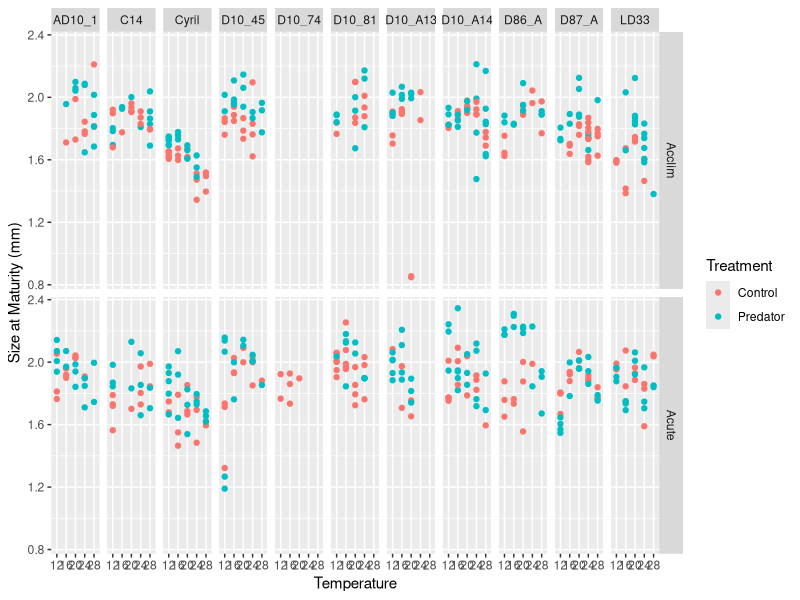
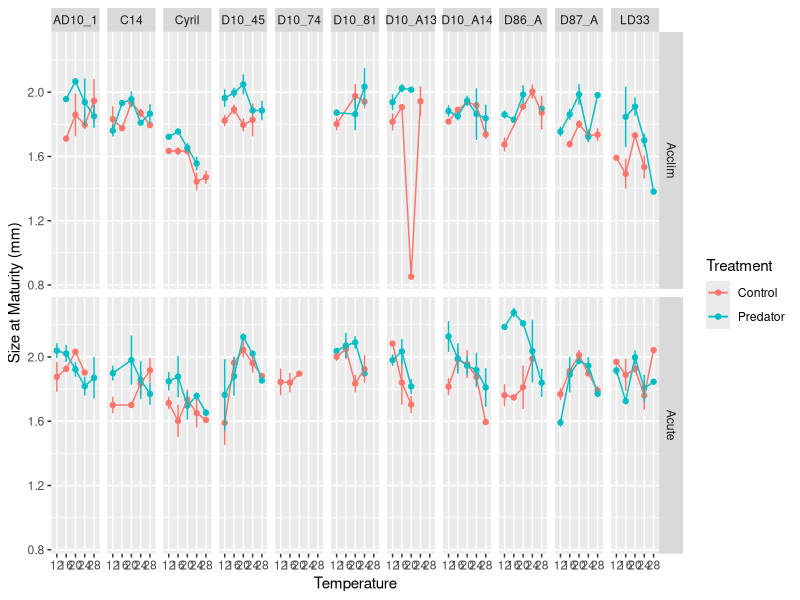
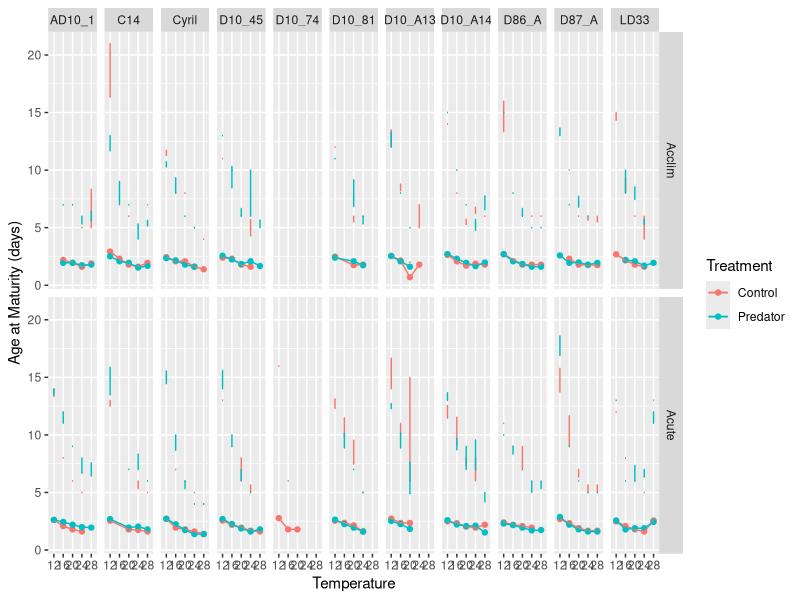
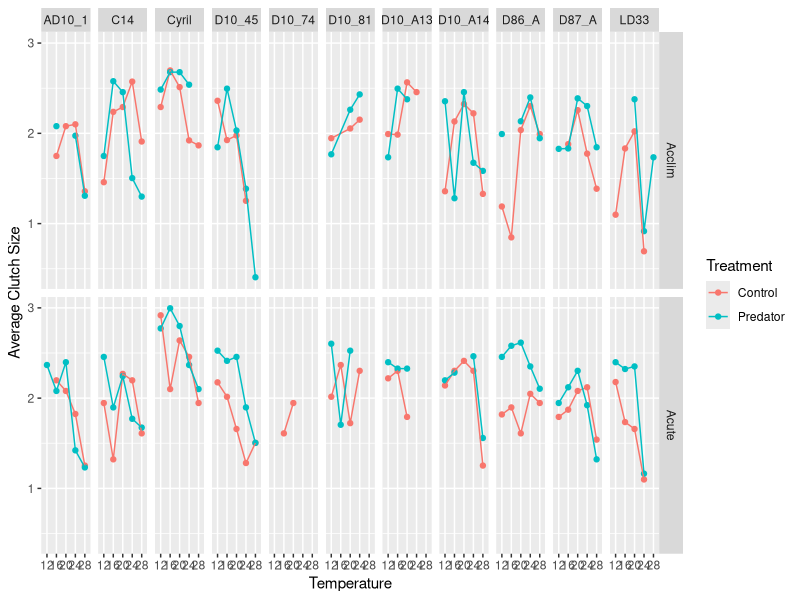
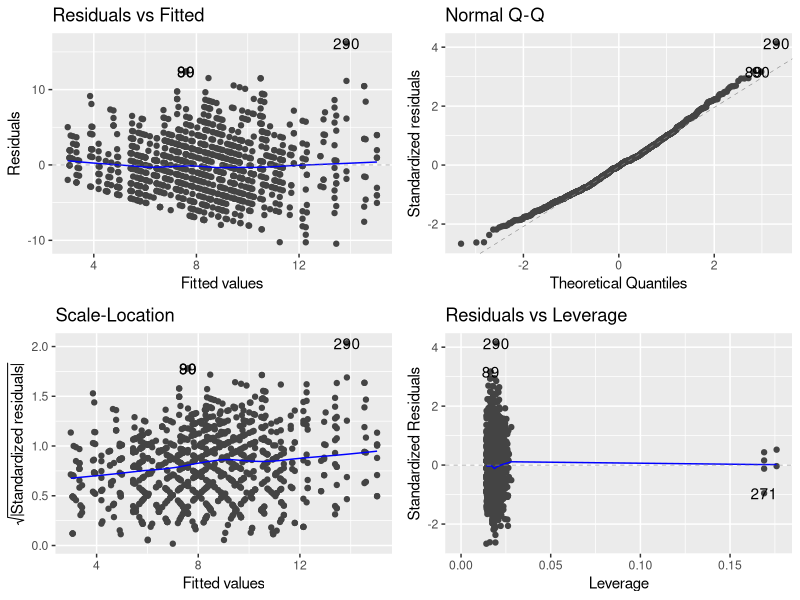

Generate these figures, in order, with R:
# Project data analyisis 07/07/18

# libraries we always use
library(tidyverse)
library(ggfortify) 
library(lme4)
library(car)

data <- read.csv("AllResults_16_07_18.csv")
data1 <- data %>% filter(!is.na(Stage))

data1$Stage

maturityData <- data1 %>% filter(Stage == "mt"|Stage == "Mature")
maturityData$Body = as.numeric(as.character(maturityData$Body))
maturityData$Age = as.numeric(as.character(maturityData$Age))
maturityData$Temperature <- factor(maturityData$Temperature)

head(maturityData)

# raw data
ggplot(maturityData, aes(x= Temperature, y=Body,
                             group = Treatment, colour = Treatment)) +
  geom_point() +
  facet_grid(Experiment ~ Clone) +
  ylab("Size at Maturity (mm)")

# size at maturity
maturityDataMean <- maturityData %>%
  group_by(Clone, Treatment, Temperature, Experiment) %>%
  summarise(meanBody = mean(Body, na.rm = TRUE),
            seBody = sd(Body, na.rm = TRUE)/sqrt(sum(!is.na(Body))))
maturityDataMean

ggplot(maturityDataMean, aes(x= Temperature, y= meanBody,
                             group = Treatment, colour = Treatment)) +
  geom_point() +
  geom_line() +
       geom_errorbar(aes(ymin = meanBody - seBody, ymax = meanBody + seBody), 
                     width = .1) +
  facet_grid(Experiment ~ Clone) +
  ylab("Size at Maturity (mm)")

# model sizemat
sizeAccute <- filter(maturityData, Experiment == 'Acute')
sizeAcclim <- filter(maturityData, Experiment == "Acclim")

sizeMod_accute <- lmer(Body ~ Temperature * Treatment + (1|Clone), data = sizeAccute)
sizeMod_acclim <- lmer(Body ~ Temperature * Treatment + (1|Clone), data = sizeAcclim)
Anova(sizeMod_accute, test = "F")
Anova(sizeMod_acclim, test = "F")

### age at maturity ###
maturityAgeMean <- maturityData %>%
  group_by(Clone, Treatment, Temperature, Experiment) %>%
  summarise(meanAge = mean(Age),
            seAge = sd((Age)/sqrt(n())))
maturityAgeMean

ggplot(maturityAgeMean, aes(x= Temperature, y= log(meanAge), 
                            group = Treatment, colour = Treatment)) +
  geom_point() +
  geom_line() +
  geom_errorbar(aes(ymin = meanAge - seAge, ymax = meanAge + seAge), width = .1) +
  facet_grid(Experiment ~ Clone) +
  ylab("Age at Maturity (days)")

# model agemat
ageAccute <- filter(maturityData, Experiment == 'Acute')
ageAcclim <- filter(maturityData, Experiment == "Acclim")

ageMod_accute <- lmer(log(Age) ~ Temperature * Treatment + (1|Clone), data = ageAccute)
ageMod_acclim <- lmer(log(Age) ~ Temperature * Treatment + (1|Clone), data = ageAcclim)
Anova(ageMod_accute, test = "F")
Anova(ageMod_acclim, test = "F")

###### Brood Data Analysis #########
####################################
broodData <- data1 %>% filter(Stage %in% c("B1", "B2", "B3"))
head(broodData)

broodData$Temperature <- factor(broodData$Temperature)

broodDataMean <- broodData %>%
  group_by(Clone, Treatment, Temperature, Experiment) %>%
  summarise(meanBrood = mean(No.Neonates),
            seBrood= sd((No.Neonates)/sqrt(n())))
broodDataMean

# Plot the data

ggplot(broodDataMean, aes(x= Temperature, y= log(meanBrood), 
                          group = Treatment, colour = Treatment)) +
  geom_point() +
  geom_line() +
  #geom_errorbar(aes(ymin = meanBrood - seBrood, ymax = meanBrood + seBrood), width = .1) +
  facet_grid(Experiment ~ Clone) +
  ylab("Average Clutch Size")

### multiple linear regression
clutchMtModlMLR <- lm(No.Neonates ~ Temperature*Experiment + Clone + Treatment, data = broodData)
clutchMtModlMLR 

#Plot the model
autoplot(clutchMtModlMLR)

anova(clutchMtModlMLR)

summary(clutchMtModlMLR)
